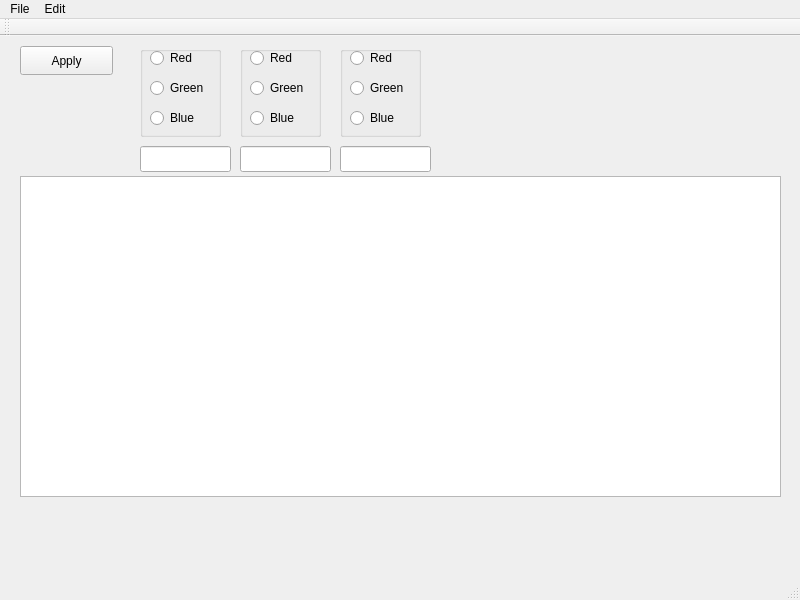
<?xml version="1.0" encoding="UTF-8"?>
<ui version="4.0">
 <class>MainWindow</class>
 <widget class="QMainWindow" name="MainWindow">
  <property name="geometry">
   <rect>
    <x>0</x>
    <y>0</y>
    <width>800</width>
    <height>600</height>
   </rect>
  </property>
  <property name="windowTitle">
   <string>MainWindow</string>
  </property>
  <widget class="QWidget" name="centralwidget">
   <widget class="QGraphicsView" name="graphicsView">
    <property name="geometry">
     <rect>
      <x>20</x>
      <y>140</y>
      <width>761</width>
      <height>321</height>
     </rect>
    </property>
   </widget>
   <widget class="QLineEdit" name="lEdCol1">
    <property name="geometry">
     <rect>
      <x>140</x>
      <y>110</y>
      <width>91</width>
      <height>26</height>
     </rect>
    </property>
   </widget>
   <widget class="QPushButton" name="btnApply">
    <property name="geometry">
     <rect>
      <x>20</x>
      <y>10</y>
      <width>93</width>
      <height>29</height>
     </rect>
    </property>
    <property name="text">
     <string>Apply</string>
    </property>
   </widget>
   <widget class="QLineEdit" name="lEdCol2">
    <property name="geometry">
     <rect>
      <x>240</x>
      <y>110</y>
      <width>91</width>
      <height>26</height>
     </rect>
    </property>
   </widget>
   <widget class="QLineEdit" name="lEdCol3">
    <property name="geometry">
     <rect>
      <x>340</x>
      <y>110</y>
      <width>91</width>
      <height>26</height>
     </rect>
    </property>
   </widget>
   <widget class="QGroupBox" name="radioCol1">
    <property name="geometry">
     <rect>
      <x>140</x>
      <y>10</y>
      <width>81</width>
      <height>91</height>
     </rect>
    </property>
    <property name="title">
     <string/>
    </property>
    <widget class="QRadioButton" name="redCol1">
     <property name="geometry">
      <rect>
       <x>10</x>
       <y>0</y>
       <width>110</width>
       <height>24</height>
      </rect>
     </property>
     <property name="text">
      <string>Red</string>
     </property>
    </widget>
    <widget class="QRadioButton" name="greenCol1">
     <property name="geometry">
      <rect>
       <x>10</x>
       <y>30</y>
       <width>110</width>
       <height>24</height>
      </rect>
     </property>
     <property name="text">
      <string>Green</string>
     </property>
    </widget>
    <widget class="QRadioButton" name="blueCol1">
     <property name="geometry">
      <rect>
       <x>10</x>
       <y>60</y>
       <width>110</width>
       <height>24</height>
      </rect>
     </property>
     <property name="text">
      <string>Blue</string>
     </property>
    </widget>
   </widget>
   <widget class="QGroupBox" name="radioCol1_2">
    <property name="geometry">
     <rect>
      <x>240</x>
      <y>10</y>
      <width>81</width>
      <height>91</height>
     </rect>
    </property>
    <property name="title">
     <string/>
    </property>
    <widget class="QRadioButton" name="redCol2">
     <property name="geometry">
      <rect>
       <x>10</x>
       <y>0</y>
       <width>110</width>
       <height>24</height>
      </rect>
     </property>
     <property name="text">
      <string>Red</string>
     </property>
    </widget>
    <widget class="QRadioButton" name="greenCol2">
     <property name="geometry">
      <rect>
       <x>10</x>
       <y>30</y>
       <width>110</width>
       <height>24</height>
      </rect>
     </property>
     <property name="text">
      <string>Green</string>
     </property>
    </widget>
    <widget class="QRadioButton" name="blueCol2">
     <property name="geometry">
      <rect>
       <x>10</x>
       <y>60</y>
       <width>110</width>
       <height>24</height>
      </rect>
     </property>
     <property name="text">
      <string>Blue</string>
     </property>
    </widget>
   </widget>
   <widget class="QGroupBox" name="radioCol1_3">
    <property name="geometry">
     <rect>
      <x>340</x>
      <y>10</y>
      <width>81</width>
      <height>91</height>
     </rect>
    </property>
    <property name="title">
     <string/>
    </property>
    <widget class="QRadioButton" name="redCol3">
     <property name="geometry">
      <rect>
       <x>10</x>
       <y>0</y>
       <width>110</width>
       <height>24</height>
      </rect>
     </property>
     <property name="text">
      <string>Red</string>
     </property>
    </widget>
    <widget class="QRadioButton" name="greenCol3">
     <property name="geometry">
      <rect>
       <x>10</x>
       <y>30</y>
       <width>110</width>
       <height>24</height>
      </rect>
     </property>
     <property name="text">
      <string>Green</string>
     </property>
    </widget>
    <widget class="QRadioButton" name="blueCol3">
     <property name="geometry">
      <rect>
       <x>10</x>
       <y>60</y>
       <width>110</width>
       <height>24</height>
      </rect>
     </property>
     <property name="text">
      <string>Blue</string>
     </property>
    </widget>
   </widget>
  </widget>
  <widget class="QMenuBar" name="menubar">
   <property name="geometry">
    <rect>
     <x>0</x>
     <y>0</y>
     <width>800</width>
     <height>26</height>
    </rect>
   </property>
   <widget class="QMenu" name="menuFile">
    <property name="title">
     <string>File</string>
    </property>
   </widget>
   <widget class="QMenu" name="menuEdit">
    <property name="title">
     <string>Edit</string>
    </property>
    <addaction name="separator"/>
   </widget>
   <addaction name="menuFile"/>
   <addaction name="menuEdit"/>
  </widget>
  <widget class="QStatusBar" name="statusbar"/>
  <widget class="QToolBar" name="toolBar">
   <property name="windowTitle">
    <string>toolBar</string>
   </property>
   <attribute name="toolBarArea">
    <enum>TopToolBarArea</enum>
   </attribute>
   <attribute name="toolBarBreak">
    <bool>false</bool>
   </attribute>
  </widget>
 </widget>
 <resources/>
 <connections/>
</ui>
